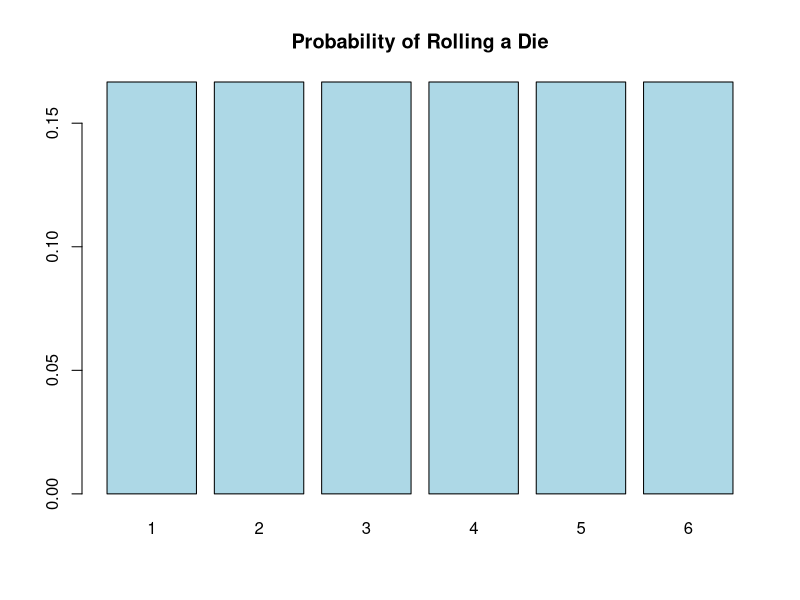
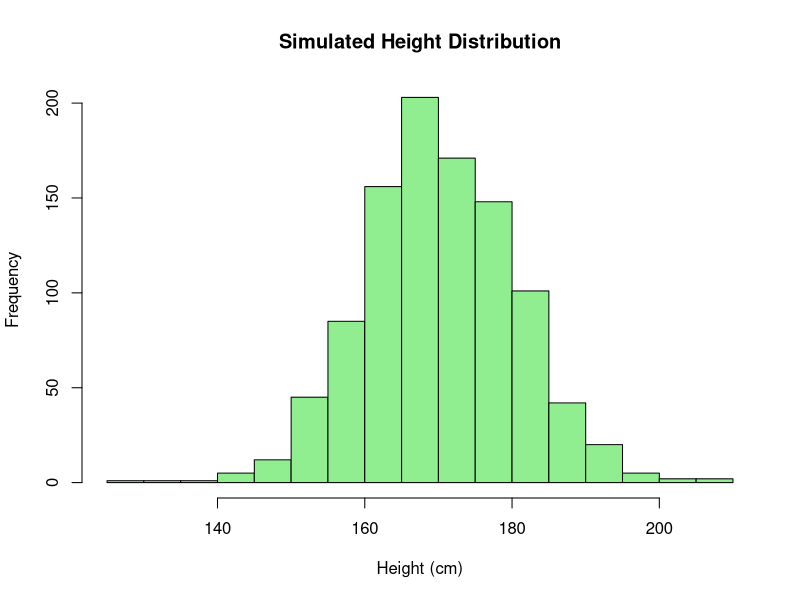
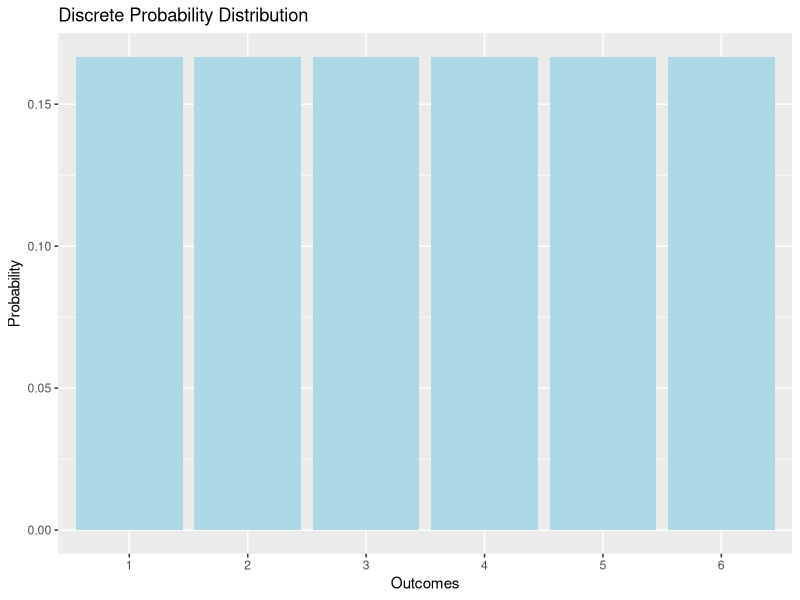
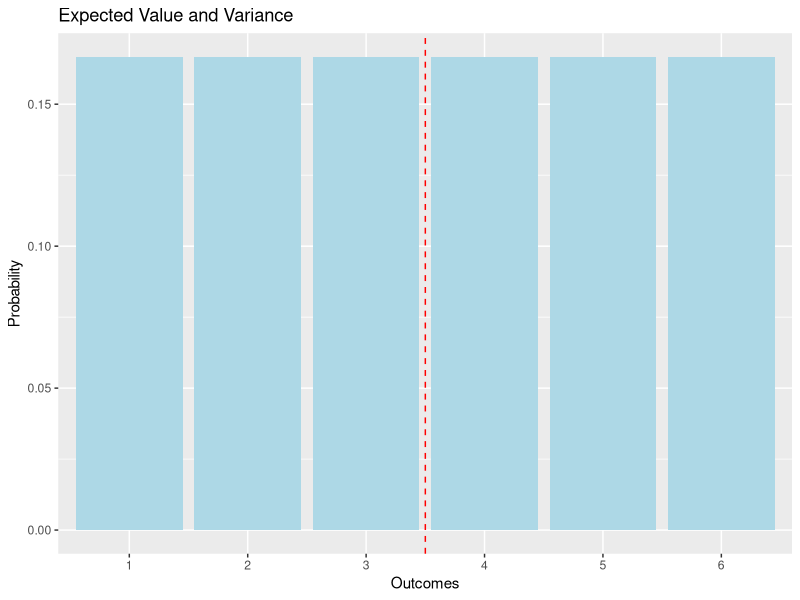
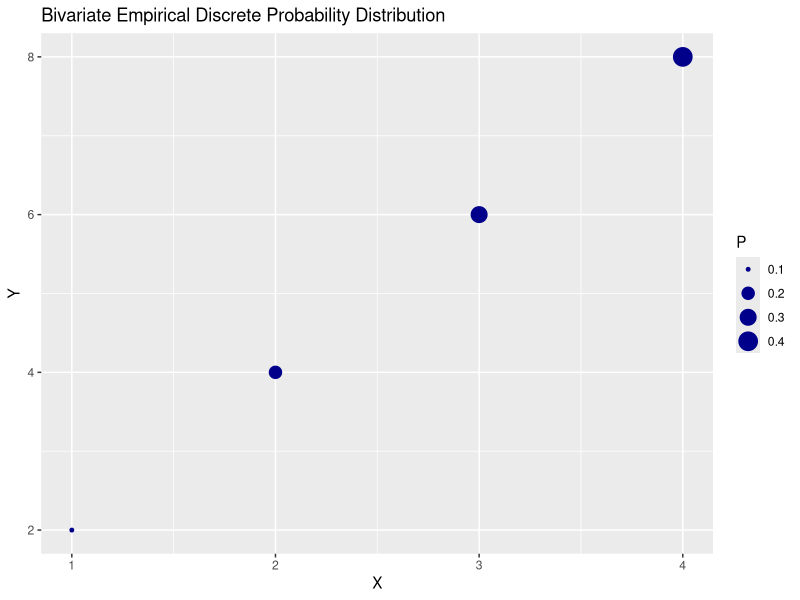
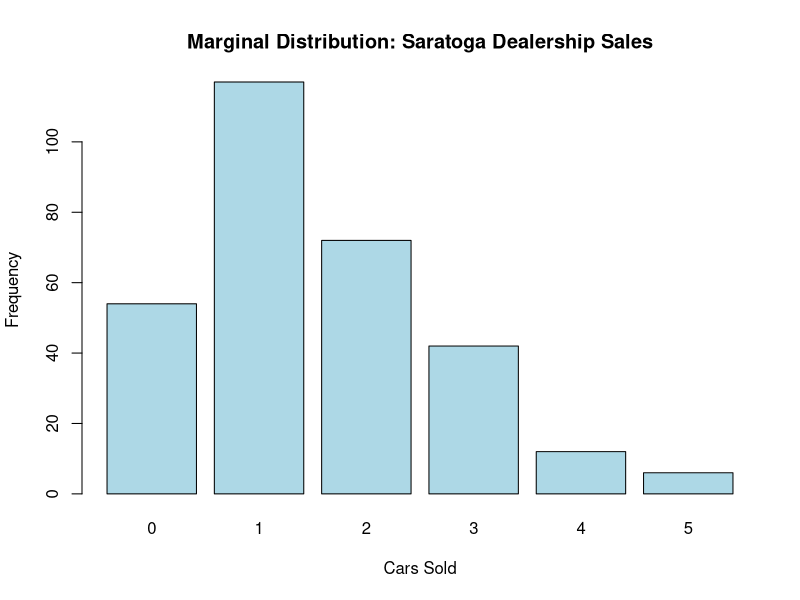
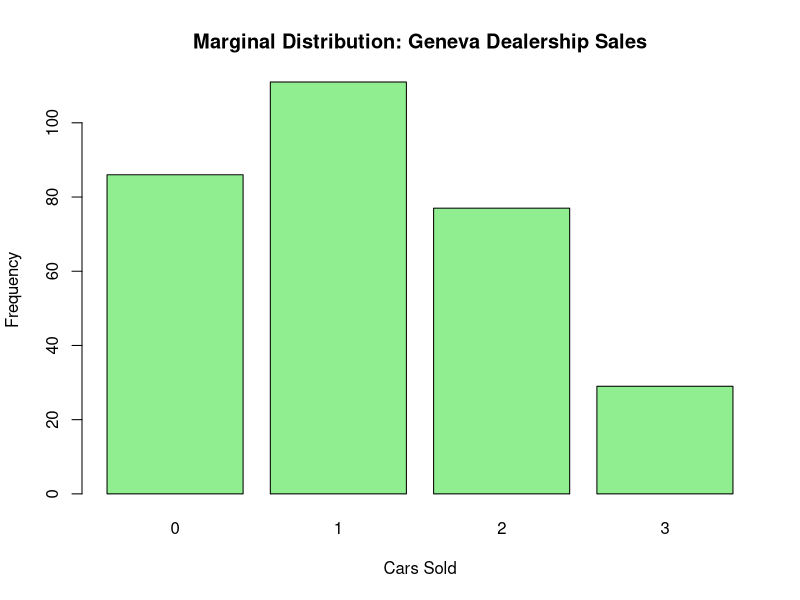
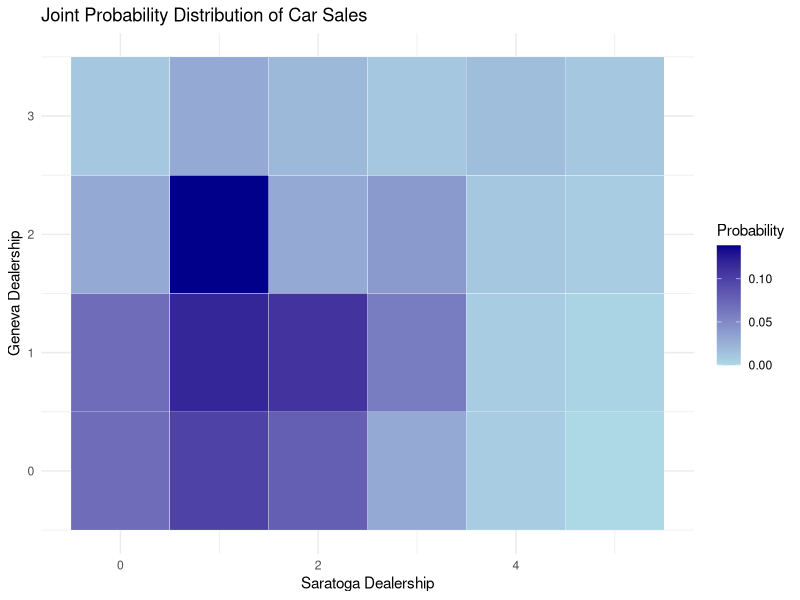

These charts were generated, in order, by the following R code:
# R Script: Introduction and Examples for Discrete Probability Distributions with Visualizations

# Load necessary libraries
install.packages("ggplot2")

# Introduction to R
# RStudio for the Total Beginner Video: https://youtu.be/FIrsOBy5k58?feature=shared
cat("R is a programming language and environment for statistical computing and graphics. It is widely used for data analysis and statistical modeling.\n\n")


# Example 5.1: Random Variables

## Discrete Random Variables
# Example: Rolling a die
die_rolls <- 1:6
probabilities <- rep(1/6, 6)
cat("Discrete Random Variable Example:\n")
cat("Possible outcomes of rolling a die:", die_rolls, "\n")
cat("Probability for each outcome:", probabilities, "\n\n")

# Visualization
barplot(probabilities, 
        names.arg = die_rolls, 
        col = "lightblue", 
        main = "Probability of Rolling a Die")
# names.arg assigns the labels on the x-axis of the bar plot (1, 2, 3, 4, 5, 6)

## Continuous Random Variables
# Conceptual example for continuous variables
cat("Continuous Random Variable Example:\n")
cat("Heights of adults can be modeled as a continuous variable, but we simulate some data.\n\n")

# Simulated example for height distribution (normal distribution)
height_data <- rnorm(1000, mean = 170, sd = 10)
hist(height_data, breaks = 20, 
     col = "lightgreen", 
     main = "Simulated Height Distribution", 
     xlab = "Height (cm)")

# Example 5.2: Developing Discrete Probability Distributions

# Example: Creating a probability distribution for a discrete random variable
prob_dist <- data.frame(x = die_rolls, p = probabilities)
cat("Discrete Probability Distribution Example:\n")
print(prob_dist)
cat("\n")

# Visualization
library(ggplot2)
ggplot(prob_dist, aes(x = factor(x), y = p)) + # factor(x): categorical variable
  geom_bar(stat = "identity", fill = "lightblue") +
  labs(title = "Discrete Probability Distribution", x = "Outcomes", y = "Probability")

# Example 5.3: Expected Value and Variance

## Expected Value and Variance for the Discrete Distribution
expected_value <- sum(prob_dist$x * prob_dist$p)
variance <- sum((prob_dist$x - expected_value)^2 * prob_dist$p)
cat("Expected Value and Variance Example:\n")
cat("Expected Value:", expected_value, "\n")
cat("Variance:", variance, "\n\n")

# Visualization: Expected value as a vertical line
ggplot(prob_dist, aes(x = factor(x), y = p)) +
  geom_bar(stat = "identity", fill = "lightblue") +
  geom_vline(xintercept = expected_value, linetype = "dashed", color = "red") +
  labs(title = "Expected Value and Variance", x = "Outcomes", y = "Probability")

# Example 5.4: Bivariate Distributions, Covariance

## Bivariate Empirical Discrete Probability Distribution
# Example Data: (X, Y) pairs
xy_data <- data.frame(X = c(1, 2, 3, 4), Y = c(2, 4, 6, 8), P = c(0.1, 0.2, 0.3, 0.4))
cat("Bivariate Empirical Discrete Probability Distribution Example:\n")
print(xy_data)
cat("\n")

# Visualization: Scatter plot for bivariate distribution
ggplot(xy_data, aes(x = X, y = Y, size = P)) +
  geom_point(color = "darkblue") +
  labs(title = "Bivariate Empirical Discrete Probability Distribution", x = "X", y = "Y")

# Dealership Example (Table 5.7)
# Create the data frame with x (Saratoga), y (Geneva), and z (Frequency) columns
sales_data <- data.frame(
  Saratoga = rep(0:5, times = 4),  # Repeats 0 to 5 for each Geneva value (4 times)
  Geneva = rep(0:3, each = 6),     # Repeats each Geneva value (0 to 3) for 6 Saratoga values
  Frequency = c(21, 30, 24, 9, 2, 0, 21, 36, 33, 18, 2, 1, 9, 42, 9, 12, 3, 2, 3, 9, 6, 3, 5, 3)
)

# Display the first few rows of the data frame
print(head(sales_data))

# Calculate total days (sum of frequencies)
total_days <- sum(sales_data$Frequency)

# Add a probability column (joint probability of each combination of sales)
sales_data$Probability <- sales_data$Frequency / total_days

# View the updated data frame with probabilities
print(head(sales_data))

# Bar plot for Saratoga dealership
barplot(
  tapply(sales_data$Frequency, sales_data$Saratoga, sum), 
  # tapply groups Frequency values by unique values of Saratoga and applies sum
  names.arg = unique(sales_data$Saratoga),
  col = "lightblue", main = "Marginal Distribution: Saratoga Dealership Sales", 
  xlab = "Cars Sold", ylab = "Frequency"
)

# Bar plot for Geneva dealership
barplot(
  tapply(sales_data$Frequency, sales_data$Geneva, sum), 
  names.arg = unique(sales_data$Geneva),
  col = "lightgreen", main = "Marginal Distribution: Geneva Dealership Sales", 
  xlab = "Cars Sold", ylab = "Frequency"
)

# Heatmap for joint probability distribution
ggplot(sales_data, aes(x = Saratoga, y = Geneva, fill = Probability)) +
  geom_tile(color = "white") +
  scale_fill_gradient(low = "lightblue", high = "darkblue") +
  labs(title = "Joint Probability Distribution of Car Sales", 
       x = "Saratoga Dealership", y = "Geneva Dealership", fill = "Probability") +
  theme_minimal()


# Example 5.5: Binomial Probability Distribution

## Binomial Experiment
# Example: Flipping a coin 10 times, probability of heads = 0.5
n <- 10  # number of trials
p <- 0.5  # probability of success
binom_dist <- dbinom(0:n, size = n, prob = p)
cat("Binomial Probability Distribution Example:\n")
cat("Probabilities of getting 0 to", n, "heads in 10 flips:\n")
print(binom_dist)
cat("\n")

# Visualization: Bar plot for binomial distribution
binom_data <- data.frame(Heads = 0:n, Probability = binom_dist)
ggplot(binom_data, aes(x = factor(Heads), y = Probability)) +
  geom_col(fill = "purple") +
  labs(title = "Binomial Probability Distribution", x = "Number of Heads", y = "Probability")

# Example 5.6: Poisson Probability Distribution

## Poisson Distribution for Time Intervals
# Example: Number of events in an hour with lambda = 3
lambda <- 3 # average rate (mean) of occurrences in a Poisson distribution
poisson_dist <- dpois(0:10, lambda = lambda)
cat("Poisson Probability Distribution Example (Time Intervals):\n")
cat("Probabilities of 0 to 10 events in an hour:\n")
print(poisson_dist)
cat("\n")

# Visualization: Poisson distribution for time intervals
poisson_data <- data.frame(Events = 0:10, Probability = poisson_dist)
ggplot(poisson_data, aes(x = factor(Events), y = Probability)) +
  geom_col(fill = "orange") +
  labs(title = "Poisson Distribution (Time Intervals)", x = "Number of Events", y = "Probability")

## Poisson Distribution for Length or Distance Intervals
# Example: Number of defects per meter with lambda = 2
lambda_dist <- 2
poisson_dist_length <- dpois(0:10, lambda = lambda_dist)
cat("Poisson Probability Distribution Example (Length or Distance Intervals):\n")
cat("Probabilities of 0 to 10 defects per meter:\n")
print(poisson_dist_length)
cat("\n")

# Visualization: Poisson distribution for length/distance intervals
poisson_length_data <- data.frame(Defects = 0:10, Probability = poisson_dist_length)
ggplot(poisson_length_data, aes(x = factor(Defects), y = Probability)) +
  geom_col(fill = "cyan") +
  labs(title = "Poisson Distribution (Length/Distance Intervals)", x = "Number of Defects", y = "Probability")

# Example 5.7: Hypergeometric Probability Distribution

## Hypergeometric Distribution
# Example: Drawing 5 red cards from a deck of 52 with 12 red cards
r <- 12
N <- 52
n <- 5
x <- 0:5
hypergeo_dist <- dhyper(x, # number of successes in the sample (i.e., red cards drawn).
                        m = r, # number of successes in the population (i.e., red cards in the deck).
                        n = N - r, # number of failures in the population (i.e., non-red cards in the deck).
                        k = n) # number of draws or sample size
cat("Hypergeometric Probability Distribution Example:\n")
cat("Probabilities of drawing 0 to 5 red cards in 5 draws:\n")
print(hypergeo_dist)
cat("\n")

# Visualization: Hypergeometric distribution
hypergeo_data <- data.frame(Successes = x, Probability = hypergeo_dist)
ggplot(hypergeo_data, aes(x = factor(Successes), y = Probability)) +
  geom_col(fill = "green") +
  labs(title = "Hypergeometric Distribution", x = "Number of Red Cards", y = "Probability")

